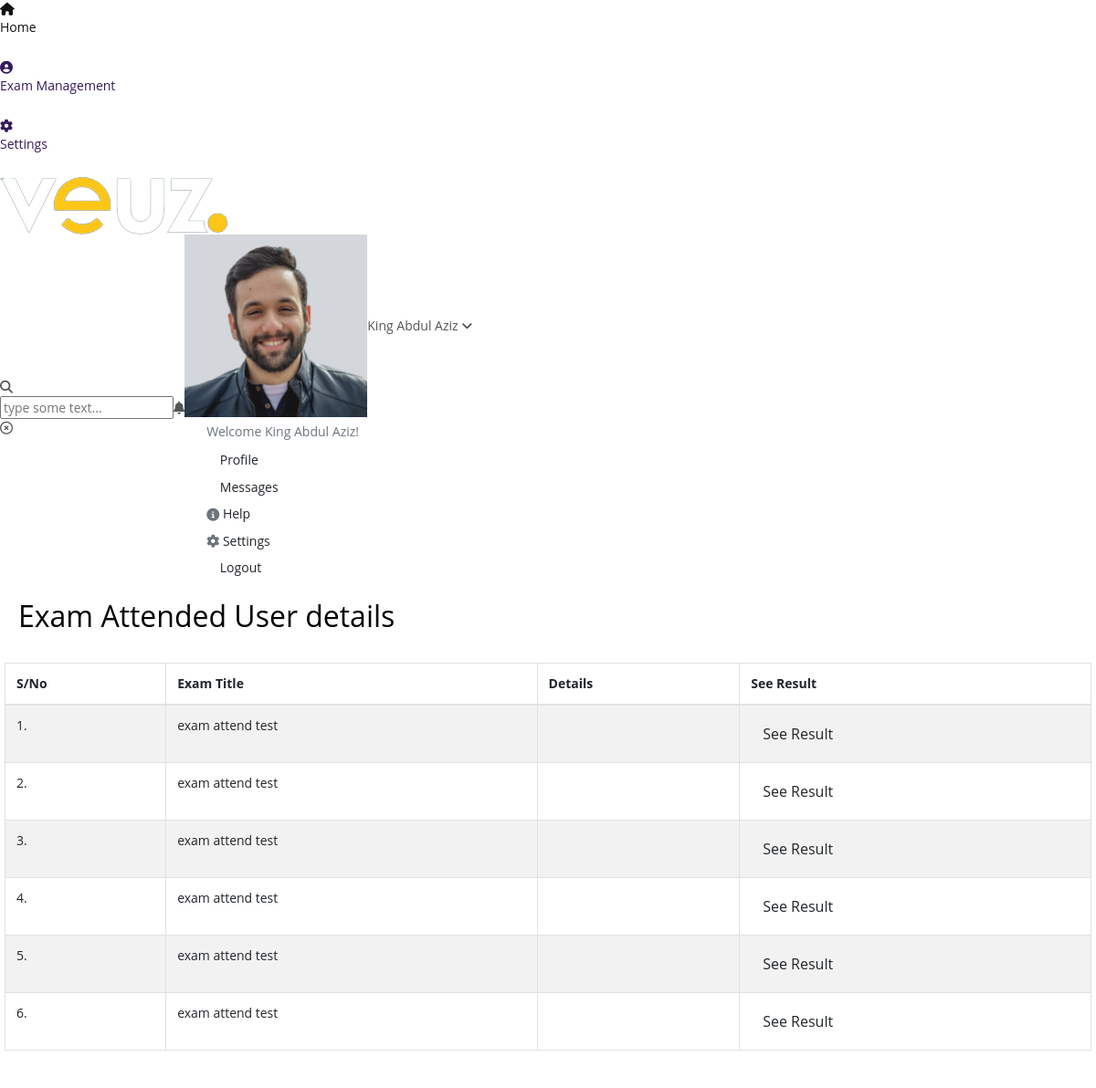
/attend_user?exam_id=34, run on the app's committed database.
### app/models.py (models this page shows, shortened)
class Exam_attend_user(models.Model):
    exam_id  = models.ForeignKey(Main_Exam_Master, related_name="Exam_attend_user_exam_id", on_delete=models.CASCADE,null=True,db_index=True)
    user_type = models.CharField(choices=Exam_attend_user_type,null=True,max_length=25,db_index=True)
    auth_user = models.ForeignKey(User, related_name="Exam_attend_user_auth_id", on_delete=models.CASCADE,
                                   null=True,db_index=True)
    created_dt = models.DateField(auto_now_add=True,db_index=True)
    created_tm = models.TimeField(auto_now_add=True,db_index=True)
    attend_status = models.BooleanField(default=False,db_index=True)

class common_table(models.Model):
    created_by = models.ForeignKey(User, related_name="%(app_label)s_%(class)s_ownership",on_delete=models.CASCADE,null=True)
    created_dt = models.DateField(auto_now=True)
    updated_by =  models.ForeignKey(User, related_name="%(app_label)s_%(class)s_ownership1",on_delete=models.CASCADE,null=True)
    updated_dt = models.DateField(null=True)
    created_tm = models.TimeField(auto_now=True)
    updated_tm = models.TimeField(null=True)
    status = models.CharField(max_length=10, null=True)
    class Meta:
        abstract = True

class Main_Exam_Master(common_table):
    Exam_title = models.CharField(max_length=50,null=True,db_index=True)
    responsible_person = models.ForeignKey(User,related_name='Main_Exam_Master_auth_id',on_delete=models.CASCADE,null=True,db_index=True)
    background_image = models.FileField(upload_to='exam_background',null=True)
    start_message = models.TextField(db_index=True)
    end_message = models.TextField(db_index=True)
    layout = models.CharField(max_length=25,choices=layout_choice,null=True,db_index=True)
    progression_mode = models.CharField(max_length=25,choices=progression_choices,null=True,db_index=True)
    Exam_time_limit = models.TimeField(null=True)
    selection_mode = models.CharField(max_length=25,choices=selection_choices,null=True)
    scoring_mode = models.CharField(max_length=25,choices=scoring_choices,null=True)
    access_mode = models.CharField(max_length=25,choices=access_choices,null=True)
    Login_required = models.BooleanField(null=True)
    attempt_limit = models.IntegerField(null=True)
    Success_per = models.IntegerField(null=True)
    slug = models.SlugField(max_length=50, unique=True)
    back_button = models.BooleanField(default=False)

### app/views.py (the view)
# urls.py: path('attend_user',views.attend_user,name='attend_user'),
def attend_user(request):
    exam_id = request.GET.get("exam_id")
    attend_user_details = Exam_attend_user.objects.filter(exam_id=exam_id)
    context = {
        "attend_user_details":attend_user_details,
    }
    return render(request,'attend_user.html',context)

### app/templates/attend_user.html (shortened to what this page needs)
{% extends 'base.html' %}
{% load static %}
{% block content %}
<div class="content">
    <div class="container-fluid margin-class-this">
        <div class="row">
            <div class="col-md-12 px-0">
                <div class="card card-shadow">
                    <div class="card-body body-change card-border">
                        <div class="d-flex align-items-center justify-content-between">
                            <h2 class="main-heading-txt">Exam Attended User details</h2>
                        </div>
                        <div class="row mt-4">
                            <div class="col-md-12 col-sm-12 col-12 px-0">
                                <table id="datatable" class="table table-striped dt-responsive table-bordered nowrap table-padd" style="border-collapse: collapse; border-spacing: 0; width: 100%;">
                                    <thead class="border-class">
                                        <tr class="heading-text">
                                            <th>S/No</th>
                                            <th>Exam Title</th>
                                            <th>Details</th>
                                            <th>See Result</th>
                                        </tr>
                                    </thead>
                                    <tbody class="body-textcls vertcle-center">
                                        {% for i in attend_user_details %}
                                        <tr>
                                            <td>{{forloop.counter}}.</td>
                                            <td>{{i.exam_id.Exam_title}}</td>
                                            <td>
                                            </td>
                                            <td>
                                                <a href="see_result_admin?user_id={{i.id}}&exam_id={{i.exam_id.id}}"><button type="button" class="btn btn-see waves-effect m-b-5 exm-btns">See Result</button></a>
                                            </td>
                                        </tr>
                                        {% endfor %}
                                    </tbody>
                                </table>
                            </div>
                        </div>
                    </div>
                </div>
            </div>
          </div>
    </div>
</div>
{% endblock %}

### app/static/exam_page/css/style.css (style rules this page uses)
html * { -webkit-font-smoothing: antialiased; -moz-osx-font-smoothing: grayscale }
body { background: #fff; font-size: 14px; font-size: 0.875rem; line-height: 1.4; font-family: 'Open Sans', sans-serif !important; color: #555; }
h1, h2, h3, h4, h5, h6 { color: #000 }
a { color: #351A5C; text-decoration: none; -moz-transition: all 0.3s ease-in-out; -o-transition: all 0.3s ease-in-out; -webkit-transition: all 0.3s ease-in-out; -ms-transition: all 0.3s ease-in-out; transition: all 0.3s ease-in-out; outline: none }
.card { border-radius: 0; border: 0; margin-bottom: 5px }
.btn { cursor: pointer; align-items: center; display: flex; flex-flow: column; }

### data on the page
Exam_attend_user: exam_id.Exam_title "exam attend test"
Exam_attend_user: exam_id.Exam_title "exam attend test"
Exam_attend_user: exam_id.Exam_title "exam attend test"
Exam_attend_user: exam_id.Exam_title "exam attend test"
Exam_attend_user: exam_id.Exam_title "exam attend test"
Exam_attend_user: exam_id.Exam_title "exam attend test"
